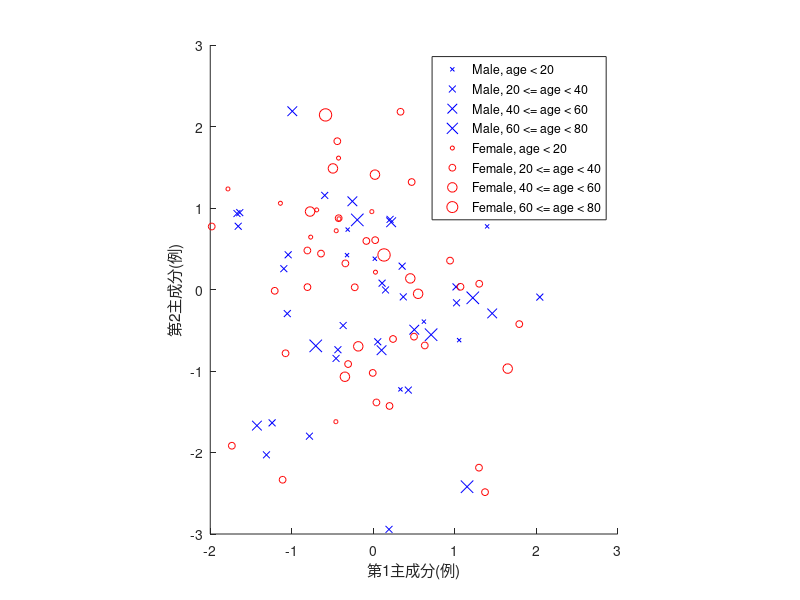
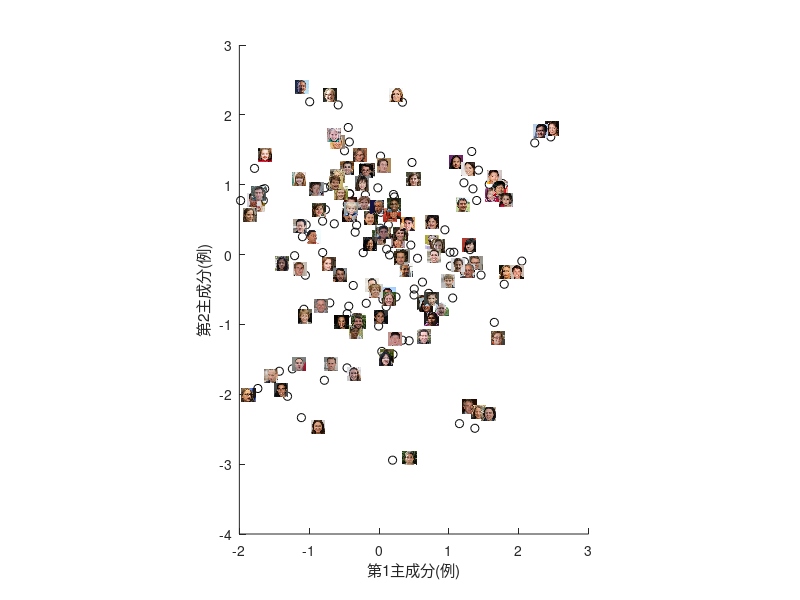

The MATLAB source for these figures, in order:
%%%%%%%%%%%%%%%%%%%%%%%%%%%%%%%%%%%%%%%%%%%%%%%%%%%%%%
% Settings of plot in Matlab
% This code was written by Tatsuya Yokota (2020.03.27)
%%%%%%%%%%%%%%%%%%%%%%%%%%%%%%%%%%%%%%%%%%%%%%%%%%%%%%
clear all;
close all;

addpath('plotting_function');
addpath('statistical_function');

%%% 第1第2主成分の係数を擬似的に生成
Z = randn(2,100);

%%% 100人の性別，年齢データをロード
load('parameters');

%%% クラスタープロットの作成
hf = figure(1);clf;hold on;
set(hf,'position',[0 0 800 800])

id1m = find(sex==1 & age < 20);
id2m = find(sex==1 & age >= 20 & age < 40);
id3m = find(sex==1 & age >= 40 & age < 60);
id4m = find(sex==1 & age >= 60 & age < 80);
id1f = find(sex==2 & age < 20);
id2f = find(sex==2 & age >= 20 & age < 40);
id3f = find(sex==2 & age >= 40 & age < 60);
id4f = find(sex==2 & age >= 60 & age < 80);

h(1)=plot(Z(1,id1m),Z(2,id1m),'bx','markersize',3);
h(2)=plot(Z(1,id2m),Z(2,id2m),'bx','markersize',5);
h(3)=plot(Z(1,id3m),Z(2,id3m),'bx','markersize',7);
h(4)=plot(Z(1,id4m),Z(2,id4m),'bx','markersize',9);
h(5)=plot(Z(1,id1f),Z(2,id1f),'ro','markersize',3);
h(6)=plot(Z(1,id2f),Z(2,id2f),'ro','markersize',5);
h(7)=plot(Z(1,id3f),Z(2,id3f),'ro','markersize',7);
h(8)=plot(Z(1,id4f),Z(2,id4f),'ro','markersize',9);

daspect([1 1 1])

xlabel('第1主成分(例)');
ylabel('第2主成分(例)');
legend(h,'Male, age < 20','Male, 20 <= age < 40','Male, 40 <= age < 60','Male, 60 <= age < 80','Female, age < 20','Female, 20 <= age < 40','Female, 40 <= age < 60','Female, 60 <= age < 80')
print('-dpng','example_scatter_plot_sex_age.png');


%%% 顔画像埋め込みプロットの作成
load('small_100faces.mat');%顔画像データのロード (64,64,3,100)

hf = figure(2);clf;hold on;
set(hf,'position',[0 0 800 800])
plot(Z(1,:),Z(2,:),'ko')
daspect([1 1 1])

ps = 0.1;
for id = 1:100

  pn  = Z(:,id) + 0.5*(rand(2,1)-0.5);
  hi = image([pn(1)-ps, pn(1)+ps ], [pn(2)-ps, pn(2)+ps],imgs(end:-1:1,end:-1:1,:,id));
  
end
xlabel('第1主成分(例)');
ylabel('第2主成分(例)');
print('-dpng','example_scatter_plot_face.png');
